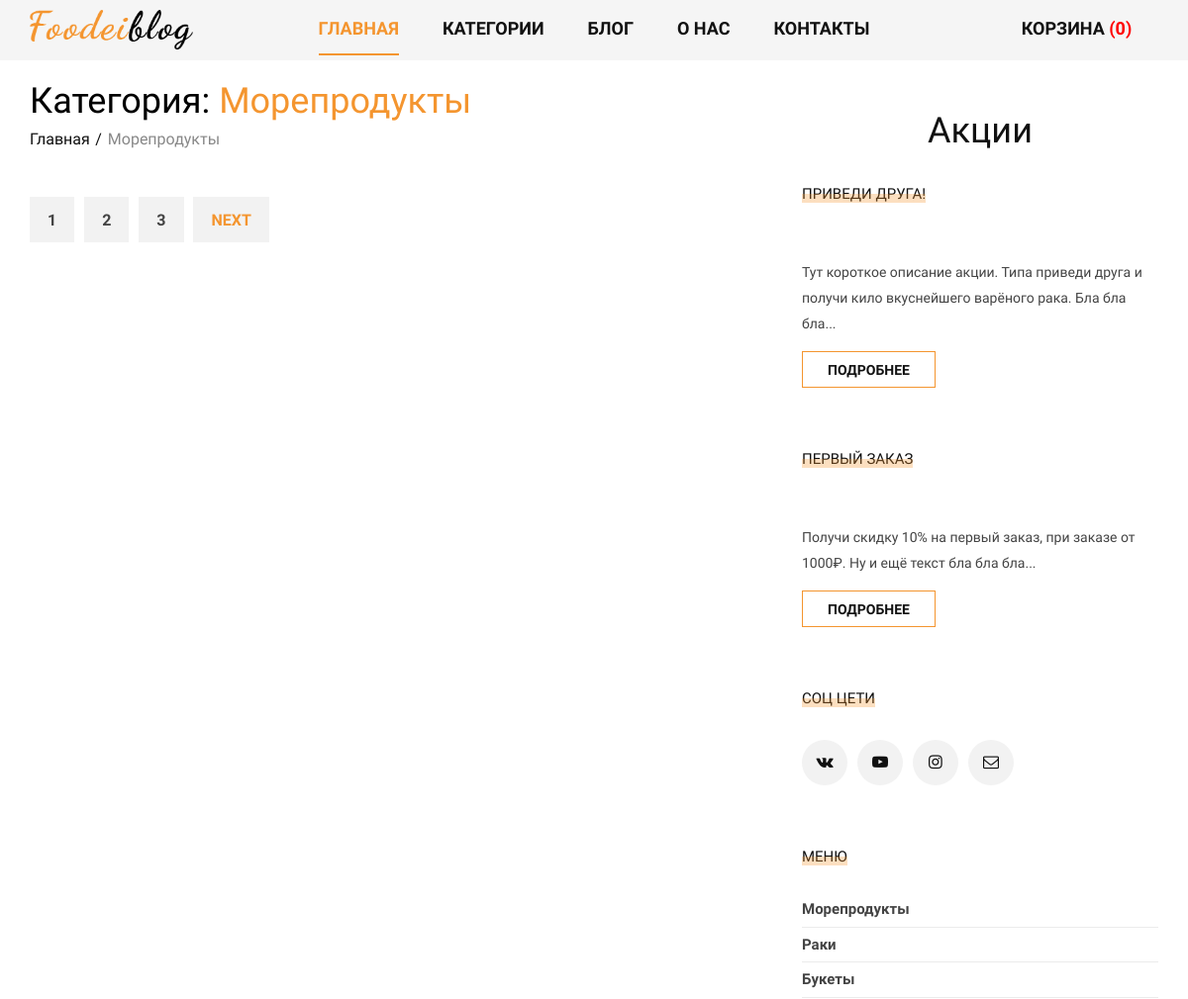
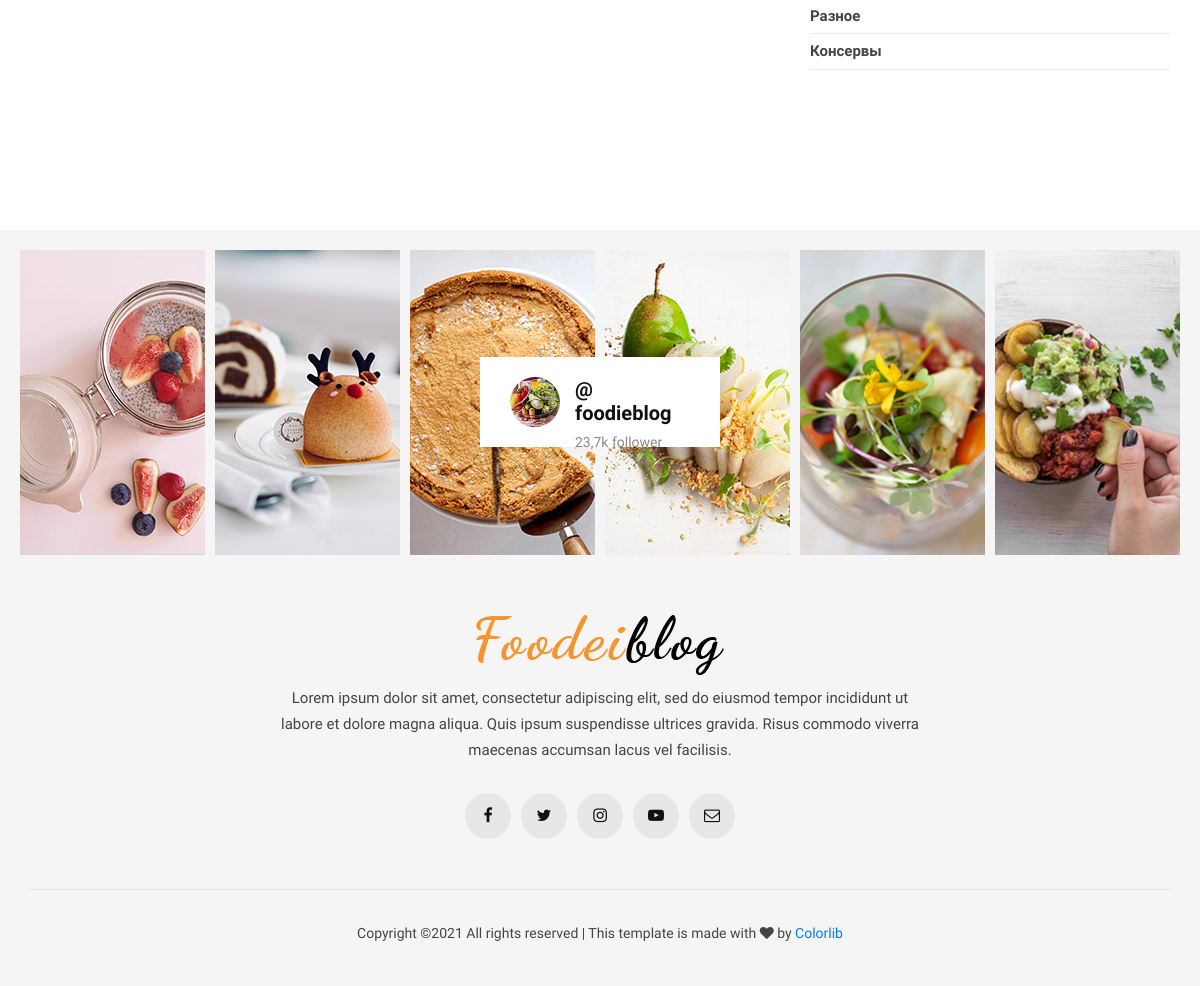
Page /category/moreprodukty/ on the committed database (2 pictures, top to bottom).
### mainapp/models.py (models this page shows, shortened)
class Category(models.Model):
    name = models.CharField(max_length=255, verbose_name='Имя категории')
    slug = models.SlugField(max_length=255, unique=True)
    image = models.ImageField('Изображение', upload_to='categories', null=True, blank=True)
    description = models.CharField('Описание', max_length=255, null=True, blank=True)
    def __str__(self):
        return self.name
    class Meta:
        verbose_name = 'Категория'
        verbose_name_plural = 'Категории'
    def get_absolute_url(self):
        return reverse('category_detail', args=[str(self.slug)])

class Promo(models.Model):
    name = models.CharField('Название', max_length=250)
    text = models.TextField('Текст', max_length=2000)
    short_text = models.TextField('Короткий текст', max_length=1000)
    image = models.ImageField('Изображение', upload_to='promo')
    small_image = models.ImageField('Превью', upload_to='promo')
    slug = models.SlugField(unique=True)
    date = models.DateField('Дата', default=timezone.now)
    published = models.BooleanField('Опубликовано', default=False)
    class Meta:
        verbose_name = 'Акция'
        verbose_name_plural = 'Акции'

### mainapp/views.py (the view)
# urls.py: path('category/<str:slug>/', category_view, name='category_detail'),
def category_view(request, slug):
    if 'cart_pk' not in request.session:
        cart = Cart.objects.create()
        cart_pk = cart.pk
        cart.save()
        request.session['cart_pk'] = cart_pk
    cart = Cart.objects.get(pk=request.session['cart_pk'])
    category = Category.objects.all()
    promo = Promo.objects.all()
    subcategory = SubCategory.objects.filter(category__slug=slug)
    selected_category = Category.objects.filter(slug=slug).first()
    context = {
        'subcategory': subcategory,
        'category': category,
        'selected_category': selected_category,
        'cart_product_count': cart.total_products,
        'promo': promo,
    }
    return render(request, 'category.html', context)

### mainapp/templates/category.html (shortened to what this page needs)
{% load static %}
{% include 'head.html' %}
<body>
{% include 'header.html' %}
<section class="categories categories-grid spad">
  <div class="categories__post">
    <div class="container">
      <div class="categories__grid__post">
        <div class="row">
          <div class="col-lg-8 col-md-8">
            <div class="breadcrumb__text">
              <h2>Категория: <span>{{ selected_category }}</span></h2>
              <div class="breadcrumb__option">
                <a href="{% url 'home' %}">Главная</a>
                <span>{{ selected_category }}</span>
              </div>
            </div>
            <div class="row">
              <div class="col-lg-12">
                <div class="categories__pagination">
                  <a href="#">1</a>
                  <a href="#">2</a>
                  <a href="#">3</a>
                  <a href="#">Next</a>
                </div>
              </div>
            </div>
          </div>
          {% include 'sidebar.html' %}
        </div>
      </div>
    </div>
  </div>
</section>
{% include 'footer.html' %}
</html>

### mainapp/templates/sidebar.html (shortened to what this page needs)
<div class="col-lg-4 col-md-4">
          <h2 style="text-align: center; margin: 30px 30px">Акции</h2>
          <div class="sidebar__item">
            {% for item in promo %}
              <div class="sidebar__about__item">
                <div class="sidebar__item__title">
                  <h6>{{ item.name }}</h6>
                </div>
                <p>{{ item.short_text }}</p>
                <a href="{{ item.get_absolute_url }}" class="primary-btn">Подробнее</a>
              </div>
            {% endfor %}
            <div class="sidebar__follow__item">
              <div class="sidebar__item__title">
                <h6>Соц цети</h6>
              </div>
              <div class="sidebar__item__follow__links">
                <a href="#"><i class="fa fa-vk"></i></a>
                <a href="#"><i class="fa fa-youtube-play"></i></a>
                <a href="#"><i class="fa fa-instagram"></i></a>
                <a href="#"><i class="fa fa-envelope-o"></i></a>
              </div>
            </div>
            <div class="sidebar__item__categories">
              <div class="sidebar__item__title">
                <h6>Меню</h6>
              </div>
              <ul>
                {% for item in category %}
                  <li><a href="#">{{ item.name }} </a></li>
                {% endfor %}
              </ul>
            </div>
          </div>
        </div>

### static_dev/css/style.css (style rules this page uses)
html, body { height: 100%; font-family: "Nunito Sans", sans-serif; -webkit-font-smoothing: antialiased; }
h1, h2, h3, h4, h5, h6 { margin: 0; color: #111111; font-weight: 400; font-family: "Unna", serif; }
h2 { font-size: 36px; }
h6 { font-size: 16px; }
p { font-size: 14px; font-family: "Nunito Sans", sans-serif; color: #444444; font-weight: 400; line-height: 26px; margin: 0 0 15px 0; }
ul, ol { padding: 0; margin: 0; }
.spad { padding-bottom: 100px; }
.primary-btn { display: inline-block; font-size: 14px; padding: 8px 25px 6px; color: #111111; text-transform: uppercase; font-weight: 700; border: 1px solid #f4952f; }
.categories.categories-grid { padding-top: 30px; }
.categories.categories-grid .categories__grid__post { border-top: 1px solid #ebebeb; padding-top: 50px; }
.categories.categories-grid .categories__post { padding-top: 0; }
.breadcrumb__text { margin-bottom: 46px; }
.breadcrumb__text h2 { color: #000000; margin-bottom: 5px; }
.breadcrumb__text h2 span { color: #f4952f; }
.breadcrumb__text .breadcrumb__option a { display: inline-block; font-size: 16px; color: #111111; margin-right: 14px; position: relative; }
.breadcrumb__text .breadcrumb__option a:after { position: absolute; right: -12px; top: 0; content: "/"; }
.breadcrumb__text .breadcrumb__option span { font-size: 16px; color: #888888; }
.categories__pagination a { display: inline-block; background: #f2f2f2; color: #444444; font-size: 16px; font-weight: 600; text-transform: uppercase; padding: 12px 18px 10px; margin-right: 6px; -webkit-transition: all, 0.3s; -o-transition: all, 0.3s; transition: all, 0.3s; }
.categories__pagination a:last-child { color: #f4952f; margin-right: 0; }
.sidebar__about__item { margin-bottom: 60px; }
.sidebar__about__item h6 { font-size: 15px; color: #444444; font-family: "Nunito Sans", sans-serif; }
.sidebar__item__title, .humberger__menu__title { margin-bottom: 30px; }
.sidebar__item__title h6, .humberger__menu__title h6 { display: inline-block; font-size: 15px; color: #111111; text-transform: uppercase; position: relative; z-index: 1; }
.sidebar__item__title h6:after, .humberger__menu__title h6:after { position: absolute; left: 0; bottom: 0; height: 50%; width: 100%; background: #f4952f; opacity: 0.3; content: ""; }
.sidebar__follow__item { margin-bottom: 60px; }
.sidebar__item__follow__links a, .humberger__menu__about .humberger__menu__about__social a { display: inline-block; font-size: 16px; color: #111111; height: 46px; width: 46px; background: #f2f2f2; border-radius: 50%; line-height: 46px; text-align: center; -webkit-transition: all, 0.3s; -o-transition: all, 0.3s; transition: all, 0.3s; margin-right: 6px; }
.sidebar__item__follow__links a:last-child, .humberger__menu__about .humberger__menu__about__social a:last-child { margin-right: 0; }
.sidebar__item__categories { margin-bottom: 60px; }
.sidebar__item__categories ul li { list-style: none; }
.sidebar__item__categories ul li a { color: #444444; font-size: 15px; font-weight: 600; padding-bottom: 6px; border-bottom: 1px solid #ebebeb; margin-bottom: 6px; -webkit-transition: all, 0.3s; -o-transition: all, 0.3s; transition: all, 0.3s; display: block; }
.sidebar__item__categories ul li:last-child { padding-bottom: 0; margin-bottom: 0; border-bottom: none; }
@media only screen and (min-width: 1200px) { .container { max-width: 1170px; } }

### rows in the picture
Category: name "Морепродукты"
Promo: name "ПРИВЕДИ ДРУГА!", short_text "Тут короткое описание акции. Типа приведи друга и получи кило вкуснейшего варёного рака. Бла бла бла..."
Promo: name "ПЕРВЫЙ ЗАКАЗ", short_text "Получи скидку 10% на первый заказ, при заказе от 1000₽. Ну и ещё текст бла бла бла..."
Category: name "Раки"
Category: name "Букеты"
Category: name "Разное"
Category: name "Консервы"

### other values in the picture
{{ cart_product_count }} "0"
